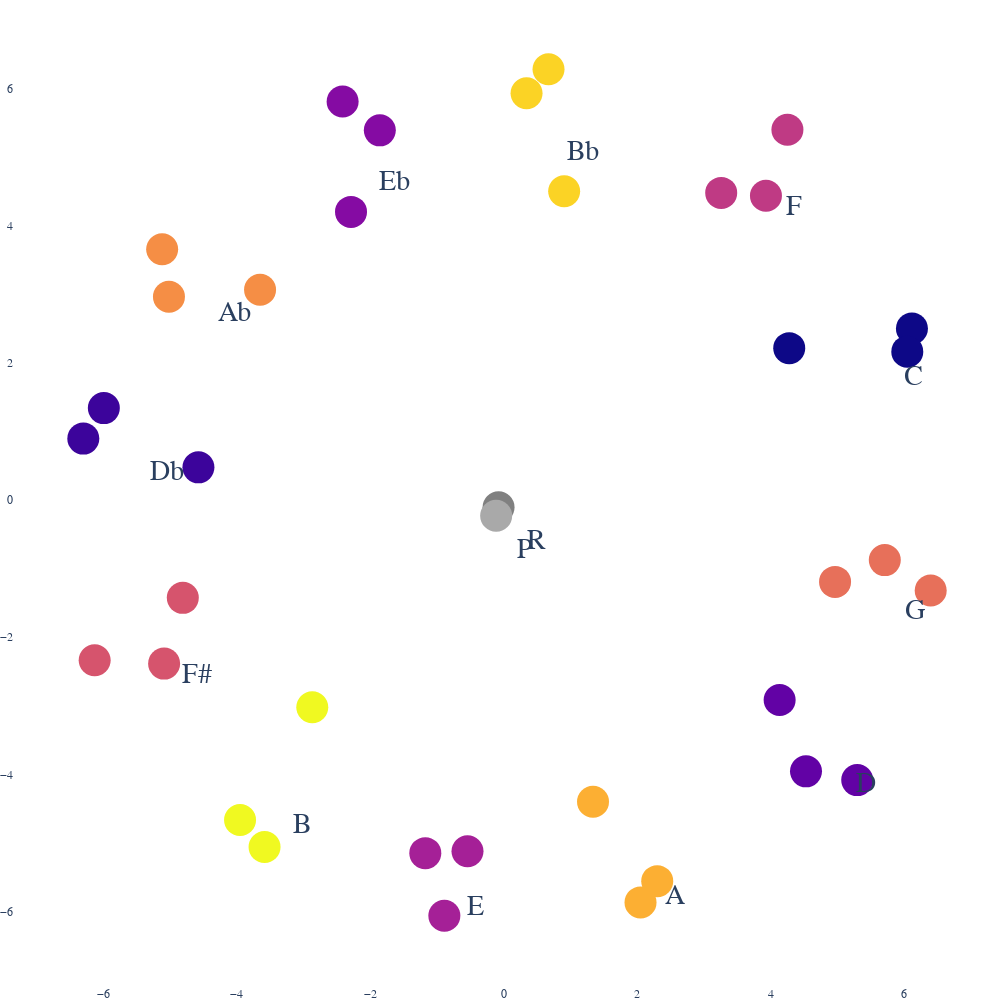

Notebook code cell kept with this figure:
### Code cell
rng = range(48, 84)
octaves = len(rng) // 12

user_input = list(rng) + [128, 129]

opacity = list(np.repeat(1, 12*octaves)) + list(np.repeat(1, 2)) + list(np.repeat(0, 12))

# labels = ['C3' ,'Db3', 'D3', 'Eb3', 'E3', 'F3', 'F#3', 'G3', 'Ab3', 'A3', 'Bb3', 'B3'] +\
#          ['C4' ,'Db4', 'D4', 'Eb4', 'E4', 'F4', 'F#4', 'G4', 'Ab4', 'A4', 'Bb4', 'B4'] +\
#          ['C5' ,'Db5', 'D5', 'Eb5', 'E5', 'F5', 'F#5', 'G5', 'Ab5', 'A5', 'Bb5', 'B5'] +\
#          ['R', 'P'] + \
#          ['C' ,'Db', 'D', 'Eb', 'E', 'F', 'F#', 'G', 'Ab', 'A', 'Bb', 'B']

labels =  list(np.repeat("", 12*octaves)) + \
         [' R', 'P'] + \
         ['  C' ,'Db', '   D', 'Eb', 'E', ' F', '  F#', 'G', 'Ab', '  A', 'Bb', 'B']

colors = [(i % 12)*3 for i in range(12*octaves)] + ['grey', 'darkgrey'] + [(i % 12)*3 for i in range(12)]
# colors = user_input[:-2] + ['grey', 'darkgrey']


display_pca_scatterplot(model.pitch_encoder, user_input, labels, opacity, colors, 
                        fontsize=28, markersize=32, textposition='bottom right', cam=(0,0,0), dims=2, avg=True)

### Figure 1 — Plotly figure (JSON) as saved in the notebook; plotly's stock layout.template omitted (floating-point values rounded to 4 significant figures)
{"data": [{"marker": {"color": [0, 3, 6, 9, 12, 15, 18, 21, 24, 27, 30, 33, 0, 3, 6, 9, 12, 15, 18, 21, 24, 27, 30, 33, 0, 3, 6, 9, 12, 15, 18, 21, 24, 27, 30, 33, "grey", "darkgrey", 0, 3, 6, 9, 12, 15, 18, 21, 24, 27, 30, 33], "opacity": [1, 1, 1, 1, 1, 1, 1, 1, 1, 1, 1, 1, 1, 1, 1, 1, 1, 1, 1, 1, 1, 1, 1, 1, 1, 1, 1, 1, 1, 1, 1, 1, 1, 1, 1, 1, 1, 1, 0, 0, 0, 0, 0, 0, 0, 0, 0, 0, 0, 0], "size": 32}, "mode": "markers+text", "text": ["", "", "", "", "", "", "", "", "", "", "", "", "", "", "", "", "", "", "", "", "", "", "", "", "", "", "", "", "", "", "", "", "", "", "", "", " R", "P", "  C", "Db", "   D", "Eb", "E", " F", "  F#", "G", "Ab", "  A", "Bb", "B"], "textfont": {"size": 28}, "textposition": "bottom right", "type": "scatter", "x": [4.274, -4.575, 4.131, -2.29, -0.5447, 3.255, -5.089, 5.706, -5.016, 2.297, 0.3397, -3.585, 6.112, -6.299, 5.293, -2.415, -0.8915, 4.247, -6.129, 6.393, -5.118, 2.047, 0.6688, -3.951, 6.042, -5.992, 4.525, -1.858, -1.177, 3.925, -4.809, 4.961, -3.652, 1.335, 0.9031, -2.87, -0.07956, -0.1153, 5.476, -5.622, 4.649, -2.188, -0.871, 3.809, -5.342, 5.686, -4.595, 1.893, 0.6372, -3.469], "y": [2.215, 0.4766, -2.915, 4.202, -5.121, 4.479, -2.385, -0.8756, 2.965, -5.557, 5.933, -5.059, 2.5, 0.8964, -4.084, 5.812, -6.062, 5.399, -2.336, -1.319, 3.658, -5.868, 6.282, -4.666, 2.164, 1.341, -3.956, 5.391, -5.149, 4.437, -1.426, -1.193, 3.067, -4.399, 4.504, -3.022, -0.1042, -0.2281, 2.293, 0.9048, -3.652, 5.135, -5.444, 4.772, -2.049, -1.129, 3.23, -5.275, 5.573, -4.249]}], "layout": {"autosize": false, "font": {"family": "Courier New", "size": 12}, "height": 1000, "legend": {"font": {"color": "black", "family": "Courier New", "size": 20}, "x": 1, "y": 0.5}, "margin": {"b": 0, "l": 0, "r": 0, "t": 0}, "paper_bgcolor": "rgba(0,0,0,0)", "plot_bgcolor": "rgba(0,0,0,0)", "scene": {"camera": {"eye": {"x": 0, "y": 0, "z": 0}}}, "showlegend": false, "width": 1000}}
